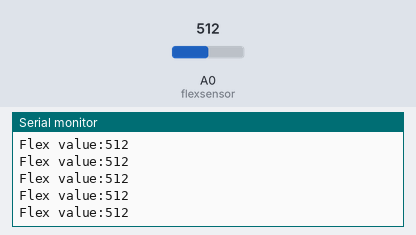
A sketch run on a simulated Arduino Uno, built with avr-gcc and run on an emulated ATmega328P. On the bench: the last lines printed to the serial monitor. The test bench sets the inputs (shaded band); at power-on: A0 (flexsensor) = 512.

Above: at 1.2 s.
1.3 s: A0 (flexsensor) set to 104
At 2.0 s:
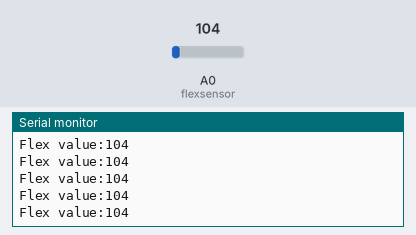
4.3 s: A0 (flexsensor) set to 95
At 5.0 s:
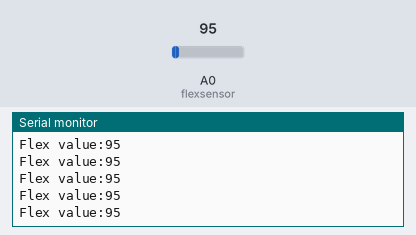
5.8 s: A0 (flexsensor) set to 11
At 6.7 s:
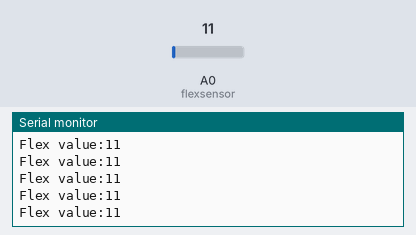
8.8 s: A0 (flexsensor) set to 8
At 9.4 s:
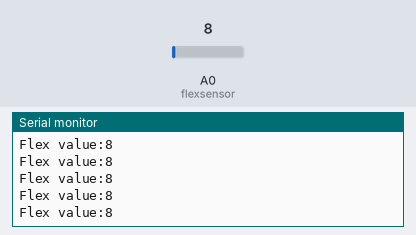
14.8 s: A0 (flexsensor) set to 982
At 15.3 s:
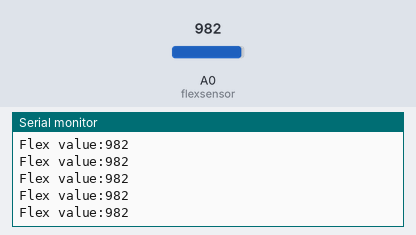
17.8 s: A0 (flexsensor) set to 1013
At 18.4 s:
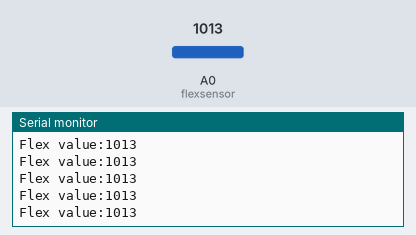
Timing chart, 0 to 20.3 s (numbered marks = the images above; inputs shaded):
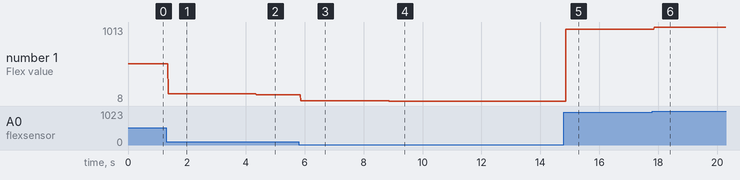

The sketch:

8.flexsensor.ino
```cpp
const int flexsensor = A0;
int flexvalue = 0;

void setup(){
  pinMode(flexsensor,INPUT);
  Serial.begin(9600);
}

void loop(){
  flexvalue = analogRead(flexsensor);
  Serial.print("Flex value:");
  Serial.println(flexvalue);
  delay(10);
}
```

Measured:
- after the input at 1.3 s, the serial monitor: prints a new line after 0.06 s (image 1)
- after the input at 4.3 s, the serial monitor: prints a new line after 0.06 s (image 2)
- after the input at 5.8 s, the serial monitor: prints a new line after 0.06 s (image 3)
- after the input at 8.8 s, the serial monitor: prints a new line after 0.07 s (image 4)
- after the input at 14.8 s, the serial monitor: prints a new line after 0.07 s (image 5)
- after the input at 17.8 s, the serial monitor: prints a new line after 0.06 s (image 6)
- plotted number 1: 512 → 104 after the input at 1.3 s, 104 → 95 after the input at 4.3 s, 95 → 11 after the input at 5.8 s, 11 → 8 after the input at 8.8 s, 8 → 982 after the input at 14.8 s
